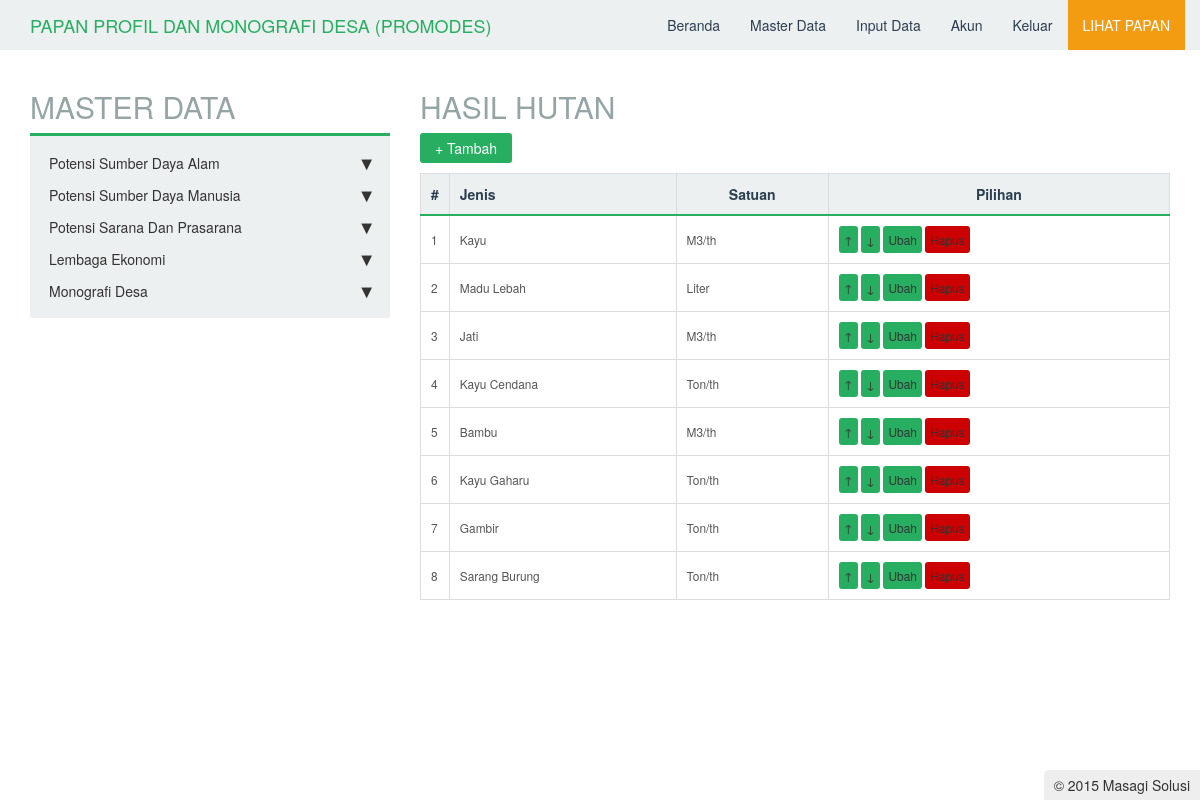
Screenshot of /master/potensi_sda/pertanian_perkebunan_kehutanan/hasil_hutan/master.php (signed in) with the database file from the repository.
### tables this page shows
CREATE TABLE IF NOT EXISTS `tbhasil_hutan` (
  `id` int(11) NOT NULL AUTO_INCREMENT,
  `nama` varchar(225) NOT NULL,
  `satuan` varchar(225) NOT NULL,
  `posisi` int(11) NOT NULL,
  PRIMARY KEY (`id`)
);

### master/potensi_sda/pertanian_perkebunan_kehutanan/hasil_hutan/master.php (the view, shortened to what this page needs)
<?php
include_once "../../../../functions/urut.php";
include_once "../../../../master/header.php";
echo "<h2>HASIL HUTAN</h2>";
$mod = $_GET['mod'];
if($mod == "tambah"){
    if(isset($_POST['simpan'])){
        $nama = $_POST['nama'];
        $satuan = $_POST['satuan'];
        $s = mysql_query("select max(posisi) as urut from tbhasil_hutan");
        $d = mysql_fetch_array($s);
        $posisi  = $d['urut']+1;
        for($i = 0;$i < sizeof($nama);$i++){
           if($nama[$i] != ""){
               $q = mysql_query("insert into tbhasil_hutan(nama,satuan,posisi) values('".mysql_real_escape_string($nama[$i])."','".$satuan[$i]."','".($posisi+$i)."')");
           }
        }
        if($q){
            echo "<script>window.location='master.php';</script>";
        }
    }
    echo "<link rel='stylesheet' type='text/css' href='../../../../lib/css/table2.css'/>";
?>
<script type="text/javascript" src="../../../../lib/js/jquery-1.9.1.min.js"></script>
<script type="text/javascript">
$(document).ready(function(){
    var count = 0;
    $nama = $("#nama");
    $add = $("#add");
    $add.click(function(e){
        var countNext = count+1;
        $("#input"+count).append("<div>&nbsp;&nbsp;<input type='text' name='nama[]' id='nama"+count+"'/><input type='text' name='satuan[]' placeholder='Satuan' id='satuan"+count+"'/><div id='input"+countNext+"'></div></div>");
        $("#nama"+count).focus();
        count++;
    });
});
</script>
<form method="post">
    <table>
        <tr>
            <td>Jenis</td>
            <td id='nama'><div id='input0'> : <input type='text' name='nama[]' id='nama' required/><input type='text' name='satuan[]' id='satuan' placeholder="Satuan" required/><a class='btn' href='#' id='add'>+</a></div></td>
        </tr>
        <tr>
            <td></td>
            <td><input type='submit' name='simpan' value='Tambah'></td>
        </tr>
    </table>
</form>
<?php
}
else if($mod == "hapus"){
    $id = abs((int)$_GET['id']);
    $q = mysql_query("delete from tbhasil_hutan where id='$id'");
    if($q){
        echo "<script>window.location='master.php';</script>";
    }
}
else
{
    echo "<link rel='stylesheet' type='text/css' href='../../../../lib/css/table.css'/>";
    echo "<input type='reset' onclick=\"window.location='?mod=tambah';\" value='+ Tambah'/>";
    echo "<table>
            <tr>
                <th>#</th>
                <th align=left>Jenis</th>
                <th>Satuan</th>
                <th>Pilihan</th>
            </tr>";
    $n1 = 1;
    $s1= mysql_query("select * from tbhasil_hutan order by posisi asc");
    while($d1 = mysql_fetch_array($s1)){
        echo "<tr>
                <td>$n1</td>
                <td>$d1[nama]</td>
                <td>$d1[satuan]</td>
                <td><a class='edit' href='?mod=urut&id=$d1[id]&tipe=1&posisi=up'>&#8593;</a> <a class='edit' href='?mod=urut&id=$d1[id]&tipe=1&posisi=down'>&#8595;</a> <a class='edit' href='?mod=ubah&id=$d1[id]'>Ubah</a> <a class='del' href='#' onclick='confirmDelete(\"?mod=hapus&id=$d1[id]\");'>Hapus</a></td>
            </tr>";
        $n1++;
    }
    echo "</table>";
}
include_once "../../../../master/footer.php";
?>

### rows the page displays
tbhasil_hutan: nama "Kayu", satuan "M3/th"
tbhasil_hutan: nama "Madu Lebah", satuan "Liter"
tbhasil_hutan: nama "Jati", satuan "M3/th"
tbhasil_hutan: nama "Kayu Cendana", satuan "Ton/th"
tbhasil_hutan: nama "Bambu", satuan "M3/th"
tbhasil_hutan: nama "Kayu Gaharu", satuan "Ton/th"
tbhasil_hutan: nama "Gambir", satuan "Ton/th"
tbhasil_hutan: nama "Sarang Burung", satuan "Ton/th"
